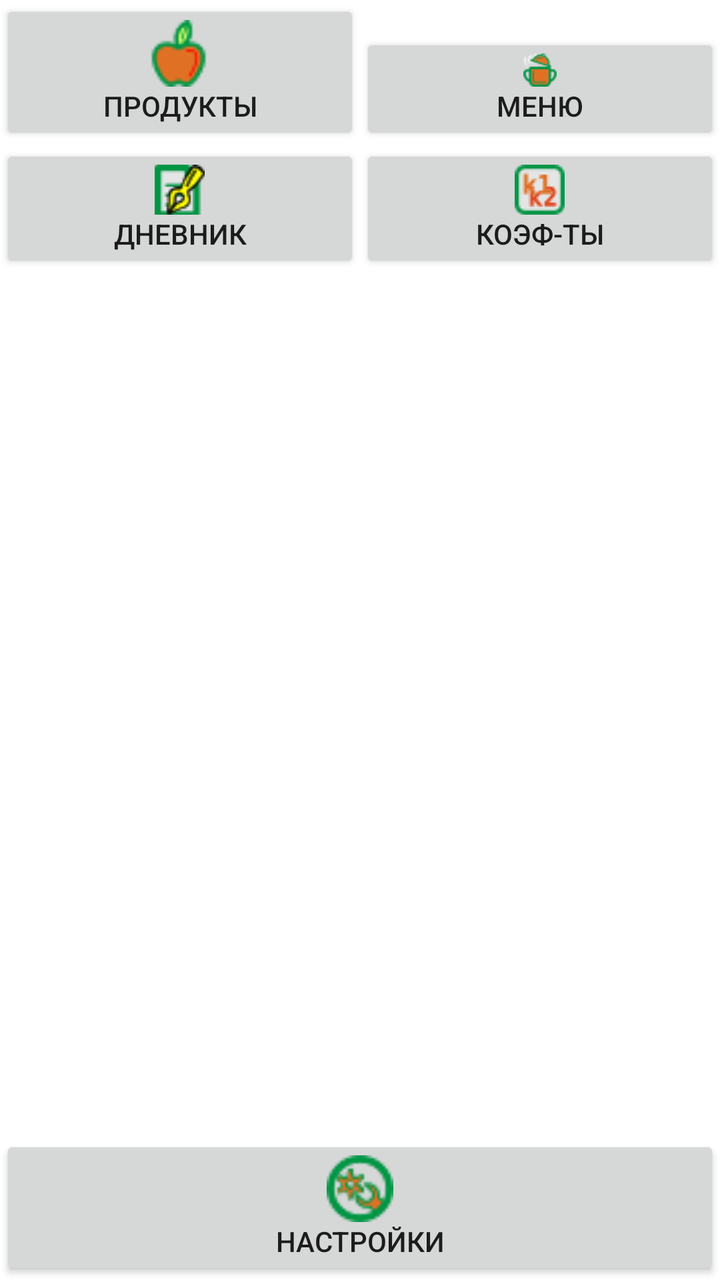
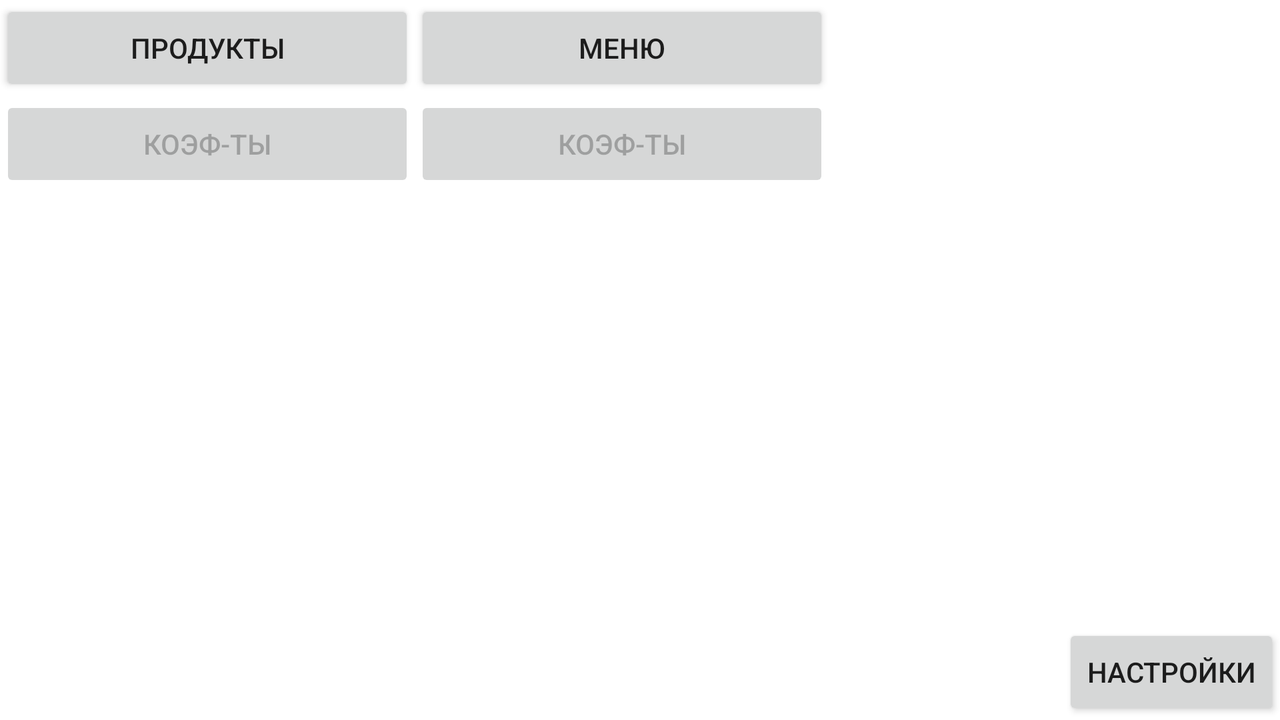

One screen, two layout resources from the same app: the default and the author's alternative for another configuration. Each is rendered where Android would select it; the XML of both is given below.
<!-- AndroidManifest.xml: fallback theme Theme.MaterialComponents.DayNight.NoActionBar -->
<!-- res/layout/main.xml -->
<?xml version="1.0" encoding="utf-8"?>
<LinearLayout xmlns:android="http://schemas.android.com/apk/res/android"
    android:layout_width="fill_parent"
    android:layout_height="fill_parent"
    android:orientation="vertical" >

	<LinearLayout android:orientation="horizontal"
    		android:layout_width="fill_parent"
    		android:layout_height="wrap_content"
    		>	

        <Button
            android:id="@+id/btnProducts"
            android:layout_width="fill_parent"
            android:layout_height="wrap_content"
            android:layout_weight="1"
            android:drawableTop="@drawable/prods_sel"
            android:onClick="onProductsBtnClick"
            android:text="@string/products" >

        </Button>

        <Button
            android:id="@+id/btnMenu"
            android:layout_width="fill_parent"
            android:layout_height="wrap_content"
            android:layout_weight="1"
            android:drawableTop="@drawable/menu_sel"
            android:onClick="onMenuBtnClick"
            android:text="@string/menu" >

        </Button>
    </LinearLayout>
    <LinearLayout android:orientation="horizontal"
    		android:layout_width="fill_parent"
    		android:layout_height="wrap_content"
    		>	

    	<Button
    	    android:id="@+id/btnDiary"
    	    android:layout_width="fill_parent"
    	    android:layout_height="wrap_content"
    	    android:layout_weight="1"
    	    android:drawableTop="@drawable/diary_sel"
    	    android:text="@string/diary" >

        </Button>

        <Button
            android:id="@+id/btnCoef"
            android:layout_width="fill_parent"
            android:layout_height="wrap_content"
            android:layout_weight="1"
            android:drawableTop="@drawable/coefs_sel"
            android:onClick="onCoefficientsBtnClick"
            android:text="@string/coefsets" >

        </Button>
    </LinearLayout>
	<LinearLayout android:orientation="horizontal"
    		android:layout_width="fill_parent"
    		android:layout_height="fill_parent"
    		android:gravity="bottom">

		<Button
		    android:id="@+id/btnSettings"
		    android:layout_width="fill_parent"
		    android:layout_height="wrap_content"
		    android:drawableTop="@drawable/settings_sel"
		    android:onClick="onSettingsBtnClick"
		    android:text="@string/settings" >

        </Button>
    </LinearLayout>
</LinearLayout>
<!-- resources referenced by this layout -->
<resources>
  <!-- drawable coefs_sel: png bitmap (drawable-mdpi, 1094 bytes) -->
  <!-- drawable diary_sel: png bitmap (drawable-mdpi, 1233 bytes) -->
  <!-- drawable menu_sel: png bitmap (drawable-hdpi, 1331 bytes) -->
  <!-- drawable prods_sel: png bitmap (drawable-ldpi, 993 bytes) -->
  <!-- drawable settings_sel: png bitmap (drawable-ldpi, 1384 bytes) -->
  <string name="coefsets">Коэф-ты</string>
  <string name="diary">Дневник</string>
  <string name="menu">Меню</string>
  <string name="products">Продукты</string>
  <string name="settings">Настройки</string>
</resources>
<!-- res/layout-land/main.xml (the author's variant of the layout above) -->
<!-- drawn on the phone turned sideways -->
<?xml version="1.0" encoding="utf-8"?>
<LinearLayout xmlns:android="http://schemas.android.com/apk/res/android"
    android:orientation="horizontal"
    android:layout_width="fill_parent"
    android:layout_height="fill_parent"
    >
    <LinearLayout android:orientation="vertical"
    		android:layout_width="wrap_content"
    		android:layout_height="fill_parent"
    		android:layout_weight="1"
    		>
    	<LinearLayout android:orientation="horizontal"
    		android:layout_width="fill_parent"
    		android:layout_height="wrap_content"
    		>	
        <Button 
        	android:text="@string/products" 
        	android:id="@+id/btnProducts" 
        	android:layout_height="wrap_content"
        	android:layout_width="fill_parent"
        	android:layout_weight="1"
        	android:onClick="onProductsBtnClick"
          	>
        </Button>
        <Button 
        	android:text="@string/menu" 
        	android:id="@+id/btnMenu"
        	android:layout_width="fill_parent"
        	android:layout_weight="1" 
        	android:layout_height="wrap_content"
        	android:onClick="onMenuBtnClick"
	      	>
        </Button>
    	</LinearLayout>
    	<LinearLayout android:orientation="horizontal"
    		android:layout_width="fill_parent"
    		android:layout_height="wrap_content"
    		>	
    	<Button 
        	android:text="@string/coefsets" 
        	android:id="@+id/btnDiary"
        	android:layout_height="wrap_content" 
        	android:layout_width="fill_parent"
        	android:layout_weight="1"
        	android:enabled="false">
        </Button>
        <Button 
        	android:text="@string/coefsets"
        	android:id="@+id/btnCoef" 
        	android:layout_height="wrap_content" 
        	android:layout_width="fill_parent"
        	android:layout_weight="1"
        	android:enabled="false">
        </Button>
    	</LinearLayout>
    </LinearLayout>
	
    <LinearLayout android:orientation="vertical"
    		android:layout_width="0px"
    		android:layout_height="fill_parent" 
    		android:gravity="right|bottom"
    		android:layout_weight="1"
    		>
		<Button 
        	android:text="@string/settings" 
        	android:id="@+id/btnSettings" 
        	android:layout_height="wrap_content" 
        	android:layout_width="wrap_content"
        	android:onClick="onSettingsBtnClick"
        	>
        </Button>
    </LinearLayout>
</LinearLayout>
<!-- resources referenced by the variant -->
<!-- as the phone turned sideways resolves them -->
<resources>
  <string name="coefsets">Коэф-ты</string>
  <string name="menu">Меню</string>
  <string name="products">Продукты</string>
  <string name="settings">Настройки</string>
</resources>
